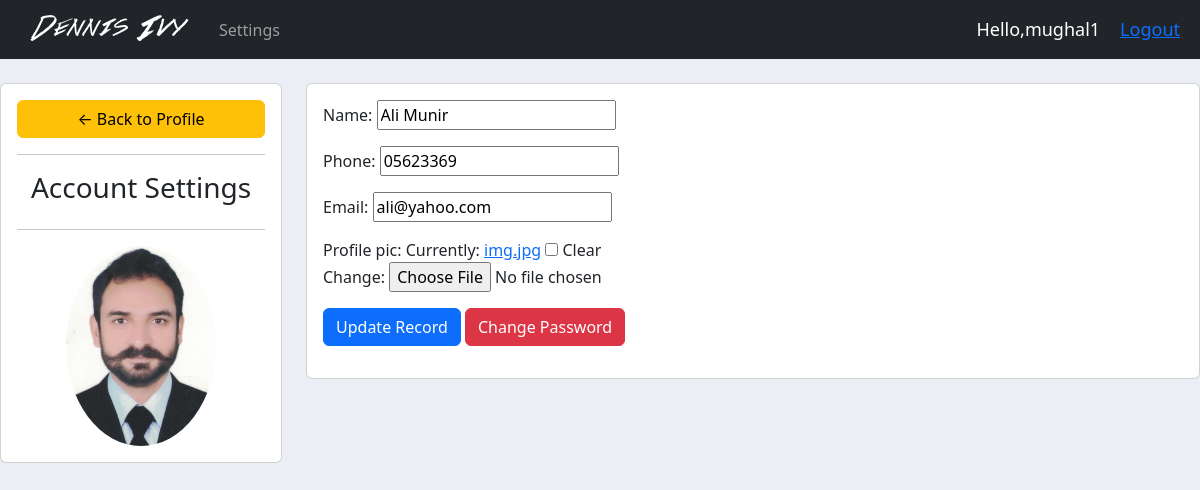
/account/ (signed in), run on the app's committed database.
### accounts/models.py (models this page shows, shortened)
class Customer(models.Model):
	user = models.OneToOneField(User, null=True, blank=True, on_delete=models.CASCADE)
	name = models.CharField(max_length=200, null=True)
	phone = models.CharField(max_length=18, null=True)
	email = models.CharField(max_length=18, null=True)
	date_created = models.DateField(auto_now_add=True, null=True)
	profile_pic = models.ImageField(default="Profile_Sample.png", null=True, blank=True)

### accounts/decorators.py (the view)
        def wrapper_func(request, *args, **kwargs):
            group = None
            if request.user.groups.exists():
                group = request.user.groups.all()[0].name
            if group in allowed_roles:
                print('working:', allowed_roles,group)
                return view_func(request, *args, **kwargs)
            else:
               return HttpResponse('You are not authorised to view this page!')

### accounts/forms.py
class CustomerForm(ModelForm):
	class Meta:
		model = Customer
		fields = '__all__'
		exclude = ['user']

### accounts/views.py (called while the page is built)
@login_required(login_url='login')
@allowed_user(allowed_roles=['customer'])
def accountSettings(request):
	customer = request.user.customer
	form = CustomerForm(instance=customer)
	if request.method == 'POST':
		form = CustomerForm(request.POST, request.FILES,instance=customer)
		if form.is_valid():
			form.save()
	context = {'form':form}
	return render(request, 'accounts/account_settings.html', context)

### accounts/templates/accounts/account_settings.html (shortened to what this page needs)
{%  extends 'base.html' %}
{% load static %}
{% block content %}
<br>
<div class="row">
	<div class="col-md-3">
		<div class="card card-body">
			<a class="btn btn-warning" href="{% url 'home' %}"> &#8592; Back to Profile</a>
			<hr>
			<h3 style="text-align: center">Account Settings</h3>
			<hr>
			<img class="profile-pic" src="{{request.user.customer.profile_pic.url}}" >
		</div>
	</div>
	<div class="col-md-9">
		<div class="card card-body">
			<form method="POST" action="" enctype="multipart/form-data">
				{{form.as_p}}
			<input class="btn btn-primary" type="submit" value="Update Record">
			<a class="btn btn-danger" href="{% url 'password_change' %}">Change Password</a>
			</form>
		</div>
	</div>
</div>
{% endblock %}

### accounts/templates/accounts/navbar.html (shortened to what this page needs)
{% load static %}
<nav class="navbar navbar-expand-lg navbar-dark bg-dark">
    <div class="container-fluid" href="/">
        <img src="{% static 'images/logo.png' %}">
      <div class="collapse navbar-collapse" id="navbarSupportedContent">
        <ul class="navbar-nav me-auto mb-2 mb-lg-0">
          {% if request.user.is_staff %}
          <li class="nav-item">
            <a class="nav-link active" aria-current="page" href="{% url 'home' %}">Dashboard</a>
          </li>
          <li class="nav-item">
            <a class="nav-link active" aria-current="page" href="{% url 'products'%}">Products</a>
          </li>
          {% else %}
          <li class="nav-item">
           <a class="nav-link" href="{% url 'account' %}">Settings</a>
         </li>
         {% endif %}
        </ul>
      </div>
    </div>
    <span id="hello_msg">Hello,{{request.user}} </span>
    <span id="hello_msg"><a href="{% url 'logout' %}">Logout </a></span>
 </nav>

### static/css/main.css (style rules this page uses)
body { background-color: #ebeff5; }

### accounts/templates/accounts/navbar.html (style rules this page uses)
#hello_msg { font-size: 18px; color: #fff; margin-right: 20px; }

### accounts/templates/accounts/account_settings.html (style rules this page uses)
.profile-pic { max-width: 200px; max-height:200px; margin: 0 auto; border-radius: 50%; }

### data on the page
Customer: name "Ali Munir", phone "05623369", email "ali@yahoo.com"

### other printed values
{{ request.user }} "mughal1"
